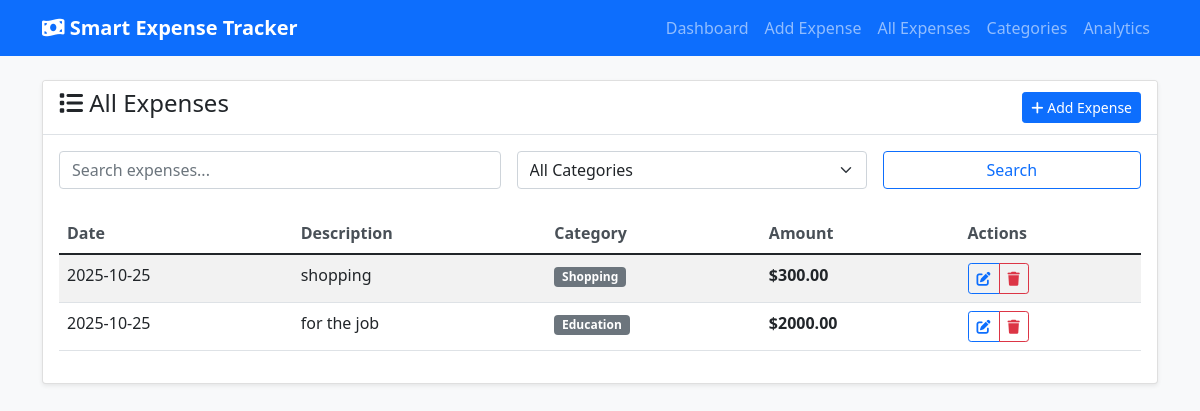
/expenses, run on the app's committed database.
### tables this page shows
CREATE TABLE expenses (
            id INTEGER PRIMARY KEY AUTOINCREMENT,
            amount REAL NOT NULL,
            description TEXT NOT NULL,
            category TEXT NOT NULL,
            date DATE NOT NULL,
            created_at TIMESTAMP DEFAULT CURRENT_TIMESTAMP
        );

### app.py (the view)
@app.route('/expenses')
def expenses():
    db = get_db()
    page = request.args.get('page', 1, type=int)
    search = request.args.get('search', '')
    category_filter = request.args.get('category', '')
    query = 'SELECT * FROM expenses WHERE 1=1'
    params = []
    if search:
        query += ' AND description LIKE ?'
        params.append(f'%{search}%')
    if category_filter:
        query += ' AND category = ?'
        params.append(category_filter)
    query += ' ORDER BY date DESC, created_at DESC'
    limit = 20
    offset = (page - 1) * limit
    query += ' LIMIT ? OFFSET ?'
    params.extend([limit, offset])
    expenses_data = db.execute(query, params).fetchall()
    categories = db.execute('SELECT * FROM categories ORDER BY name').fetchall()
    return render_template('expenses.html',
                         expenses=expenses_data,
                         categories=categories,
                         current_page=page,
                         search=search,
                         category_filter=category_filter)

### app.py (called while the page is built)
def get_db():
    if 'db' not in g:
        g.db = sqlite3.connect(app.config['DATABASE'])
        g.db.row_factory = sqlite3.Row
    return g.db

### templates/expenses.html (shortened to what this page needs)
{% extends "base.html" %}
{% block content %}
<div class="row">
    <div class="col-md-12">
        <div class="card">
            <div class="card-header d-flex justify-content-between align-items-center">
                <h4><i class="fas fa-list"></i> All Expenses</h4>
                <a href="{{ url_for('add_expense') }}" class="btn btn-primary btn-sm">
                    <i class="fas fa-plus"></i> Add Expense
                </a>
            </div>
            <div class="card-body">
                <form class="row g-3 mb-4">
                    <div class="col-md-5">
                        <input type="text" name="search" class="form-control" placeholder="Search expenses..."
                               value="{{ search }}">
                    </div>
                    <div class="col-md-4">
                        <select name="category" class="form-select">
                            <option value="">All Categories</option>
                        </select>
                    </div>
                    <div class="col-md-3">
                        <button type="submit" class="btn btn-outline-primary w-100">Search</button>
                    </div>
                </form>
                {% if expenses %}
                <div class="table-responsive">
                    <table class="table table-striped">
                        <thead>
                            <tr>
                                <th>Date</th>
                                <th>Description</th>
                                <th>Category</th>
                                <th>Amount</th>
                                <th>Actions</th>
                            </tr>
                        </thead>
                        <tbody>
                            {% for expense in expenses %}
                            <tr>
                                <td>{{ expense['date'] }}</td>
                                <td>{{ expense['description'] }}</td>
                                <td>
                                    <span class="badge bg-secondary">{{ expense['category'] }}</span>
                                </td>
                                <td><strong>${{ "%.2f"|format(expense['amount']) }}</strong></td>
                                <td>
                                    <div class="btn-group btn-group-sm">
                                        <a href="{{ url_for('edit_expense', expense_id=expense['id']) }}"
                                           class="btn btn-outline-primary">
                                            <i class="fas fa-edit"></i>
                                        </a>
                                        <a href="{{ url_for('delete_expense', expense_id=expense['id']) }}"
                                           class="btn btn-outline-danger"
                                           onclick="return confirm('Are you sure you want to delete this expense?')">
                                            <i class="fas fa-trash"></i>
                                        </a>
                                    </div>
                                </td>
                            </tr>
                            {% endfor %}
                        </tbody>
                    </table>
                </div>
                {% endif %}
            </div>
        </div>
    </div>
</div>
{% endblock %}

### static/css/style.css (style rules this page uses)
body { background-color: #f8f9fa; font-family: 'Segoe UI', Tahoma, Geneva, Verdana, sans-serif; }
.card { box-shadow: 0 0.125rem 0.25rem rgba(0, 0, 0, 0.075); border: 1px solid rgba(0, 0, 0, 0.125); margin-bottom: 1rem; }
.card-header { background-color: #fff; border-bottom: 1px solid #dee2e6; font-weight: 600; }
.table th { border-top: none; font-weight: 600; color: #495057; }
.btn-group-sm > .btn { padding: 0.25rem 0.5rem; }
.badge { font-size: 0.75em; padding: 0.35em 0.65em; }

### data on the page
expenses: date "2025-10-25", description "shopping", category "Shopping", amount "300.00"
expenses: date "2025-10-25", description "for the job", category "Education", amount "2000.00"
